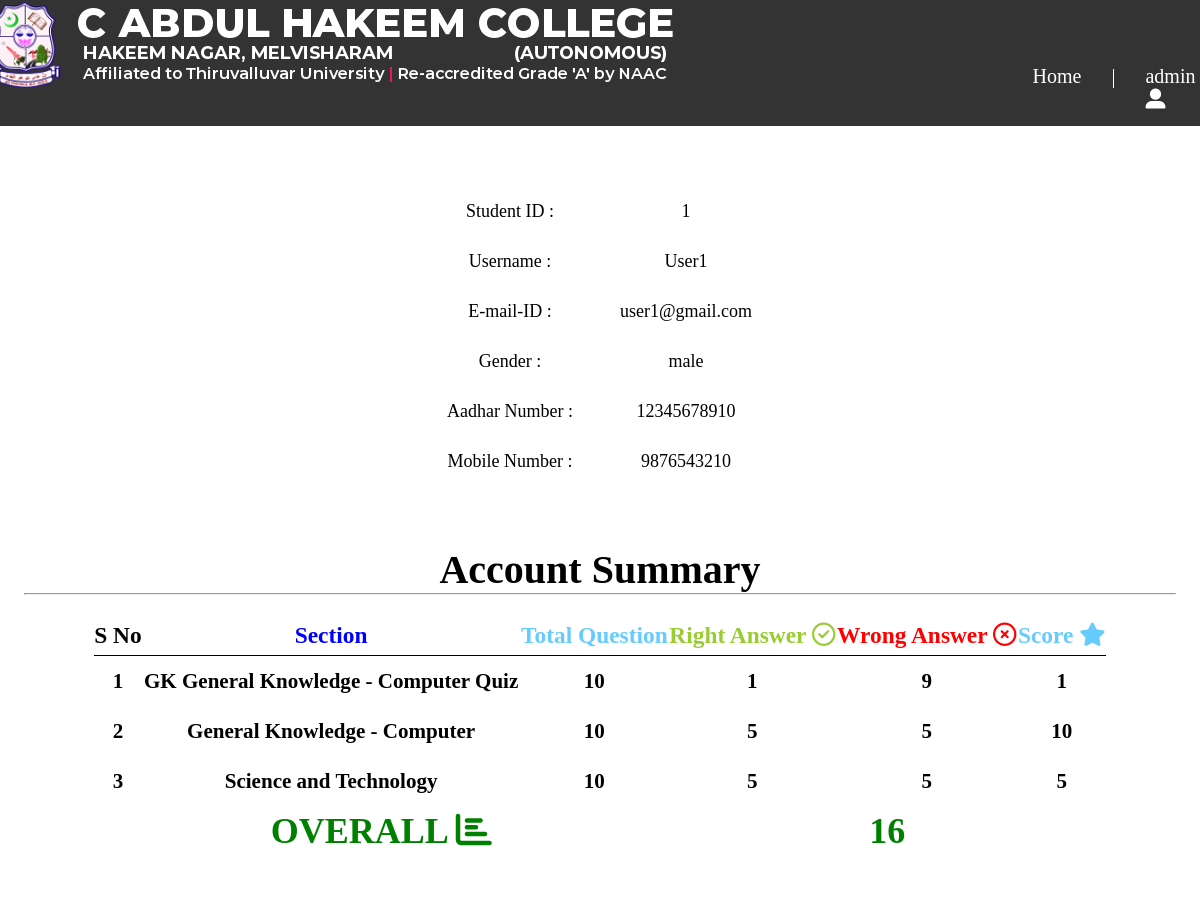
Page /account.php (signed in) on the committed database.
### tables this page shows
CREATE TABLE `Students1` (
  `stud_id` int(5) NOT NULL,
  `stud_name` varchar(50) NOT NULL,
  `email` varchar(50) NOT NULL,
  `stud_pass` varchar(50) NOT NULL,
  `DOB` date NOT NULL,
  `Gender` varchar(10) NOT NULL,
  `Aadhar_no` bigint(50) NOT NULL,
  `mobile_no` bigint(25) NOT NULL,
  `date` varchar(50) NOT NULL
);

CREATE TABLE `Result` (
  `No` int(5) NOT NULL,
  `name` varchar(30) NOT NULL,
  `stud_id` int(5) NOT NULL,
  `Correct` int(5) NOT NULL,
  `Result` varchar(5) NOT NULL,
  `Section` varchar(100) NOT NULL,
  `date` varchar(50) NOT NULL
);

### account.php (the view, shortened to what this page needs)
<!doctype HTML>
<?php
include("header1.php");
include("dbconnect.php");
?>
<head>
</head>
<?php
if(isset($_SESSION["uid"])&&isset($_SESSION["uname"]))
{
    $uid=$_SESSION["uid"];
    $details=mysqli_query($link,"select * from Students1 where stud_id='$uid'");
    $rowscount=mysqli_num_rows($details);
    if($rowscount==1)
    {
        while($row=mysqli_fetch_array($details))
        {
            echo '<table style="padding:10px 400px;">';
            echo '<tr><td>Student ID :</td><td>'.$row["stud_id"].'</td></tr>';
            echo '<tr><td>Username :</td><td>'.$row["stud_name"].'</td></tr>';
            echo '<tr><td>E-mail-ID :</td><td>'.$row["email"].'</td></tr>';
            echo '<tr><td>Gender :</td><td>'.$row["Gender"].'</td></tr>';
            echo '<tr><td>Aadhar Number :</td><td>'.$row["Aadhar_no"].'</td></tr>';
            echo '<tr><td>Mobile Number :</td><td>'.$row["mobile_no"].'</td></tr>';
        }
    }
    $result_details=mysqli_query($link,"select * from Result where stud_id='$uid'");
    $overall=0;
    $no=0;
    echo '<table style="padding:20px 70px;">';
    echo '<caption><center><h1>Account Summary</h1></center></caption>';
    echo '<tr>
            <th><h3>S No</h3></th>
            <th style="color:blue;"><h3>Section</h3></th>
            <th style="color:#66CCFF;"><h3>Total Question</h3></th>
            <th style="color:#99CC32;"><h3>Right Answer <i class="far fa-check-circle"></i></h3></th>
            <th style="color:#FF0000;"><h3>Wrong Answer <i class="far fa-times-circle"></i></h3></th>
            <th style="color:#66CCFF;"><h3>Score <i class="fas fa-star"></i></h3></th>
        </tr>';
    echo '<caption><hr></caption>';
    while($rows=mysqli_fetch_array($result_details))
    {
        $no++;
        $overall=$overall+$rows["Result"];
        $wrong=10-$rows["Correct"];
        echo'<tr>
                <td><h3>'.$no.'</h3></td>
                <td><h3>'.$rows["Section"].'</h3></td>
                <td><h3>10</h3></td>
                <td><h3>'.$rows["Correct"].'</h3></td>
                <td><h3>'.$wrong.'</h3></td>
                <td><h3>'.$rows["Result"].'</h3></td>
            </tr>';
    }
    echo '<tr style="color:green">
        <td colspan=3><h1>OVERALL <i class="fas fa-chart-bar"></i></h1></td>
        <td colspan=3><h1>'.$overall.'</h1></td>
        </tr>';
    echo'</table>';
}
?>

### header1.php (style rules this page uses)
* { margin:0px; padding:0px; }

### account.php (style rules this page uses)
table { background:white; margin:10px 2% 50px 2%; margin-top:50px; padding:15px; text-align:center; width:96%; font-size:20px; border-spacing:0px; }
th { line-height:40px; border-bottom:1px solid black; }
td { line-height:50px; text-align:center; font-size:18px; }

### rows in the picture
students1: stud_id "1", stud_name "User1", email "user1@gmail.com", Gender "male", Aadhar_no "12345678910", mobile_no "9876543210"
result: Section "GK General Knowledge - Computer Quiz", Correct "1", Correct "9", Result "1"
result: Section "General Knowledge - Computer", Correct "5", Result "10"
result: Section "Science and Technology", Correct "5", Result "5"

### other values in the picture
$uid "admin"
$overall "16"
